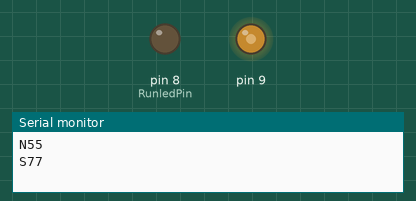
A sketch run on a simulated Arduino Uno, built with avr-gcc and run on an emulated ATmega328P. Shown: output pins drawn as LEDs (lit = HIGH), the last lines printed to the serial monitor. Dashed ring = blinking.

Above: at 0.7 s.
At 1.7 s:
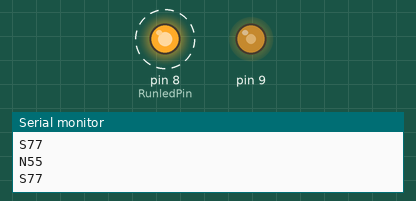
Timing chart, 0 to 3.0 s (numbered marks = the images above):
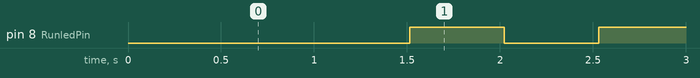

Measured:
- by itself, pin 8 (RunledPin): alternates HIGH for 0.51 s and LOW for 0.51 s

The sketch:

arduino_bluetooth_code.ino
```cpp
#include <SoftwareSerial.h>

#include "blink.h"
#include "bluetooth.h"
#include "thread.h"

/// ----------------------------------------------------------------------------------
void setup(void)
/// ----------------------------------------------------------------------------------
{
  pinMode(RunledPin, OUTPUT);
  Timer_Init();

  BTSerial.begin(9600); // HC05 데이터모드, 시리얼 통신속도 9600bps (Bit Per Second)
  Serial.begin(9600); // 터미널 시리얼 통신속도 9600bps (Bit Per Second)

  analogWrite(9, 127);
}

/// ----------------------------------------------------------------------------------
void loop(void)
/// ----------------------------------------------------------------------------------
{
  Bluetooth_commnunication();
  //blinkingLed(); // Run LED is blinking
  //ControlLed(0, 1); // Entry : (int color, int control), color 0 = Red, 1 = blue
}
```

blink.h
```cpp
#ifndef _BLINK_H_ // ~~ #endif // _BLINK_H_ 까지의 Pesudo 코드 정의이며, 이는 무한 자기 참조를 막기 위함이다.
#define _BLINK_H_

// ----------------------------------------------------------------------------------------------
//#include "blink.h"

extern int RunledPin; // RUN LED

void blinkingLed(void); // Function to Blink LED, Called from the loop function
void ControlLed(int color, int control); // color 0 = Red, 1 = blue

// ----------------------------------------------------------------------------------------------
#endif // _BLINK_H_
```

blink.ino
```cpp
#include "blink.h"

int RunledPin = 8; // RUN LED

/// ----------------------------------------------------------------------------------
void blinkingLed(void) // Function to Blink LED, Called from the loop function
/// ----------------------------------------------------------------------------------
{
  digitalWrite(RunledPin, HIGH);
  delay(100);
  digitalWrite(RunledPin, LOW);
  delay(100);
}

/// ----------------------------------------------------------------------------------
void ControlLed(int color, int control) // color 0 = Red, 1 = blue
/// ----------------------------------------------------------------------------------
{
  if (color) {
    //
    if (control){
      //
    }
    else {
      //
    }
  }
  else {
    //
    if (control){
      //
    }
    else {
      //
    }
  }
}
```

bluetooth.h
```cpp
#ifndef _BLUETOOTH_H_ // ~~ #endif // _BLUETOOTH_H_ 까지의 Pesudo 코드 정의이며, 이는 무한 자기 참조를 막기 위함이다.
#define _BLUETOOTH_H_

// ----------------------------------------------------------------------------------------------
//#include "bluetooth.h"

SoftwareSerial BTSerial(2,3);

//extern SoftwareSerial BTSerial(2,3);
//extern BTSerial(2,3);

void Bluetooth_commnunication(void);

void Bluetooth_TX_NowTemp(void);
void Bluetooth_TX_SetTemp(void);
void Bluetooth_TX_GetPowerOn(void);
void Bluetooth_TX_GetPowerOff(void);

// ----------------------------------------------------------------------------------------------
#endif // _BLUETOOTH_H_
```

bluetooth.ino
```cpp
#include <SoftwareSerial.h>
#include "bluetooth.h"

String androidCmd; // Command message from Android
int nr;

/// ----------------------------------------------------------------------------------
void Bluetooth_commnunication(void)
/// ----------------------------------------------------------------------------------
{
  // Read incoming command from Android
  if (BTSerial.available() > 0)
  {
    //androidCmd = BTSerial.read(); // 현재 수신된 바이트를 모두 읽는다.
    androidCmd = BTSerial.readStringUntil('\r'); // 수신된 바이트를 조사하여 '\r'이 수신되는 지점 까지만을 읽는다.

    Serial.println(androidCmd); // For debug purpose

    nr = androidCmd.toInt();
    analogWrite(9, nr);
  }
}

/// ----------------------------------------------------------------------------------
void Bluetooth_TX_NowTemp(void)
/// ----------------------------------------------------------------------------------
{
  BTSerial.println("N55");
  Serial.println("N55");
}

/// ----------------------------------------------------------------------------------
void Bluetooth_TX_SetTemp(void)
/// ----------------------------------------------------------------------------------
{
  BTSerial.println("S77");
  Serial.println("S77");
}

/// ----------------------------------------------------------------------------------
void Bluetooth_TX_GetPowerOn(void)
/// ----------------------------------------------------------------------------------
{
  BTSerial.println("H1");
  Serial.println("H1");
}

/// ----------------------------------------------------------------------------------
void Bluetooth_TX_GetPowerOff(void)
/// ----------------------------------------------------------------------------------
{
  BTSerial.println("H0");
  Serial.println("H0");
}
```

thread.h
```cpp
#ifndef _THREAD_H_ // ~~ #endif // _THREAD_H_ 까지의 Pesudo 코드 정의이며, 이는 무한 자기 참조를 막기 위함이다.
#define _THREAD_H_

// ----------------------------------------------------------------------------------------------
//#include "thread.h"

void Timer_Init(void);
void Timer0_Initialize(void);
void Timer1_Initialize(void);
void Timer2_Initialize(void);

// ----------------------------------------------------------------------------------------------
#endif // _THREAD_H_
```

thread.ino
```cpp
#include "thread.h"
#include "blink.h"

static int Time0 = 1000;
static int Time1 = 500;
static int toggle0 = 0;

/// ----------------------------------------------------------------------------------
void Thread_Proc() // 이 함수는 1초에 1000번 실행함..
/// ----------------------------------------------------------------------------------
{
  Time0--;
  Time1--;

  if (Time0 == 0)
  {
    Time0 = 500;
    //generates pulse wave of frequency 2kHz/2 = 1kHz (takes two cycles for full wave- toggle high then toggle low)
    if (toggle0){
      digitalWrite(RunledPin, HIGH);  // Run LED OFF
      toggle0 = 0;
    }
    else{
      digitalWrite(RunledPin, LOW); // Run LED ON
      toggle0 = 1;
    }
  }

  if (Time1 == 0)
  {
    Time1 = 500;
    Bluetooth_TX_NowTemp();
    Bluetooth_TX_SetTemp();
    //Bluetooth_TX_GetPowerOn();
    //Bluetooth_TX_GetPowerOff();
  }
}

/// ----------------------------------------------------------------------------------
ISR(TIMER0_COMPA_vect) //timer0 interrupt 1kHz, 이 인터럽트 함수는 1초에 1000번 실행함..
/// ----------------------------------------------------------------------------------
{
  Thread_Proc();
}

/*
/// ----------------------------------------------------------------------------------
ISR(TIMER1_COMPA_vect) //timer1 interrupt 1Hz toggles pin 13 (LED)
/// ----------------------------------------------------------------------------------
{
  //generates pulse wave of frequency 1Hz/2 = 0.5kHz (takes two cycles for full wave- toggle high then toggle low)
  if (toggle1){
    digitalWrite(13,HIGH);
    toggle1 = 0;
  }
  else{
    digitalWrite(13,LOW);
    toggle1 = 1;
  }
}

/// ----------------------------------------------------------------------------------
ISR(TIMER2_COMPA_vect) //timer1 interrupt 8kHz toggles pin 9
/// ----------------------------------------------------------------------------------
{
  //generates pulse wave of frequency 8kHz/2 = 4kHz (takes two cycles for full wave- toggle high then toggle low)
  if (toggle2){
    digitalWrite(9,HIGH);
    toggle2 = 0;
  }
  else{
    digitalWrite(9,LOW);
    toggle2 = 1;
  }
}
*/

/// ----------------------------------------------------------------------------------
void Timer_Init(void)
/// ----------------------------------------------------------------------------------
{
  cli(); // disable interrupts
  Timer0_Initialize();
  //Timer1_Initialize();
  //Timer2_Initialize();
  sei(); // enable interrupts
}

/// ----------------------------------------------------------------------------------
void Timer0_Initialize(void) // 8bit Timer
/// ----------------------------------------------------------------------------------
{
  //cli();//stop interrupts

  //set timer0 interrupt at 1 or 2kHz
  TCCR0A = 0; // set entire TCCR0A register to 0
  TCCR0B = 0; // same for TCCR0B
  TCNT0  = 0; // initialize counter value to 0

  // set compare match register for 2khz increments
  //OCR0A = 124; // = (16*10^6) / (2000*64) - 1 (must be <256), 2KHz
  // set compare match register for 1khz increments
  OCR0A = 249; // = (16*10^6) / (1000*64) - 1 (must be <256),  1KHz

  TCCR0A |= (1 << WGM01); // turn on CTC mode
  TCCR0B |= (1 << CS01) | (1 << CS00);    // Set CS01 and CS00 bits for 64 prescaler
  TIMSK0 |= (1 << OCIE0A); // enable timer compare interrupt

  //sei(); //allow interrupts
} // end Timer0 Initialize

/// ----------------------------------------------------------------------------------
void Timer1_Initialize(void) // 16bit Timer
/// ----------------------------------------------------------------------------------
{
  //cli();//stop interrupts

  //set timer1 interrupt at 1Hz
  TCCR1A = 0;// set entire TCCR1A register to 0
  TCCR1B = 0;// same for TCCR1B
  TCNT1  = 0;//initialize counter value to 0

  // set compare match register for 1hz increments
  OCR1A = 15624;// = (16*10^6) / (1*1024) - 1 (must be <65536)

  TCCR1B |= (1 << WGM12); // turn on CTC mode
  TCCR1B |= (1 << CS12) | (1 << CS10);  // Set CS10 and CS12 bits for 1024 prescaler
  TIMSK1 |= (1 << OCIE1A); // enable timer compare interrupt

  //sei(); //allow interrupts
} // end Timer1 Initialize

/// ----------------------------------------------------------------------------------
void Timer2_Initialize(void) // 8bit Timer, 8KHz
/// ----------------------------------------------------------------------------------
{
  //cli();//stop interrupts

  //set timer2 interrupt at 8kHz
  TCCR2A = 0;// set entire TCCR2A register to 0
  TCCR2B = 0;// same for TCCR2B
  TCNT2  = 0;//initialize counter value to 0

  // set compare match register for 8khz increments
  //OCR2A = 249;             // = (16*10^6) / (8000*8) - 1 (must be <256),  8KHz
  OCR2A = 249;             // = (16*10^6) / (8000*8) - 1 (must be <256),  500Hz
  TCCR2A |= (1 << WGM21);  // turn on CTC mode
  TCCR2B |= (1 << CS21);   // Set CS21 bit for 8 prescaler
  TIMSK2 |= (1 << OCIE2A); // enable timer compare interrupt

  //sei(); //allow interrupts
} // end Timer2 Initialize
```
